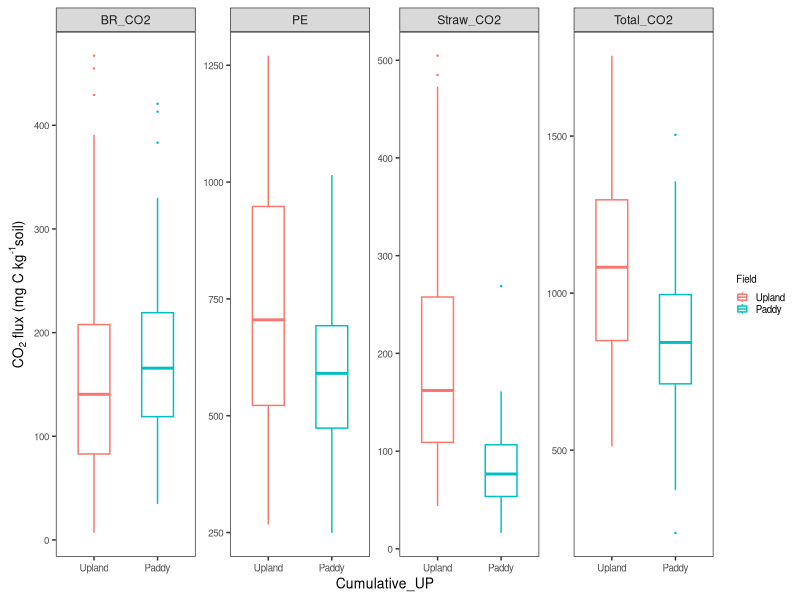
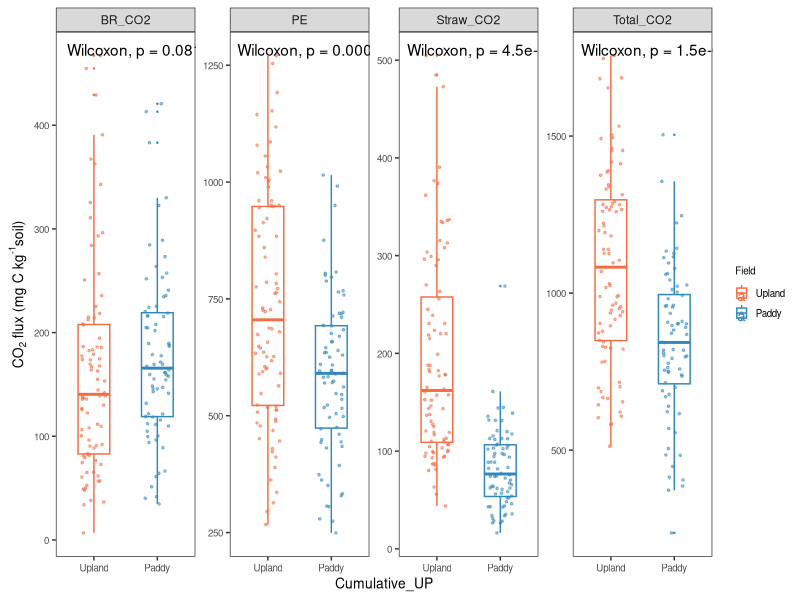
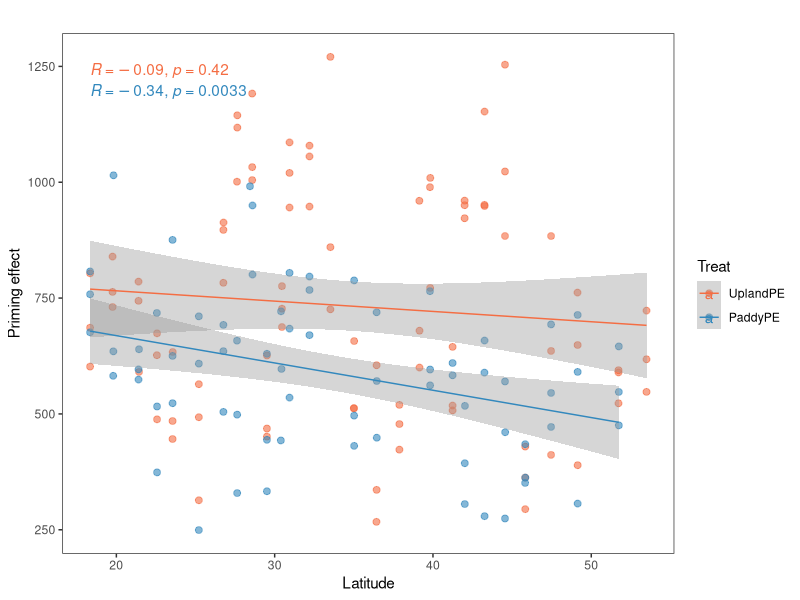
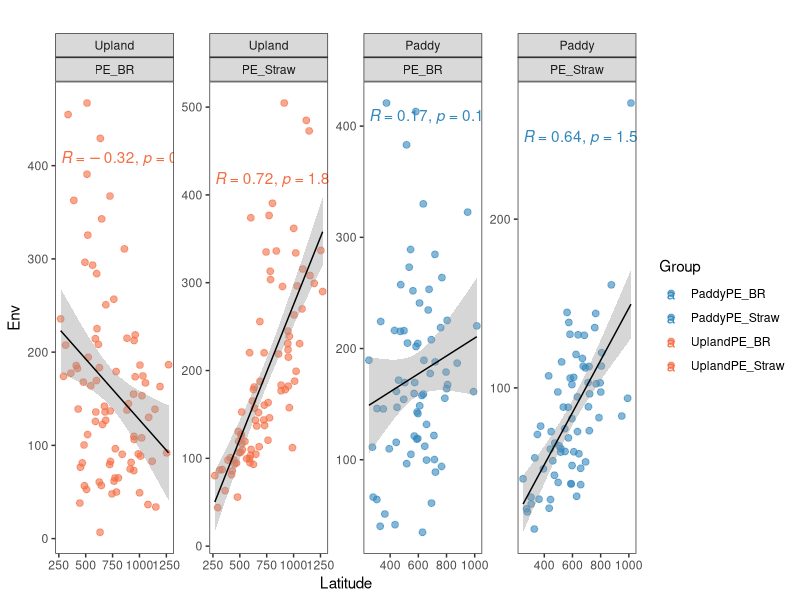
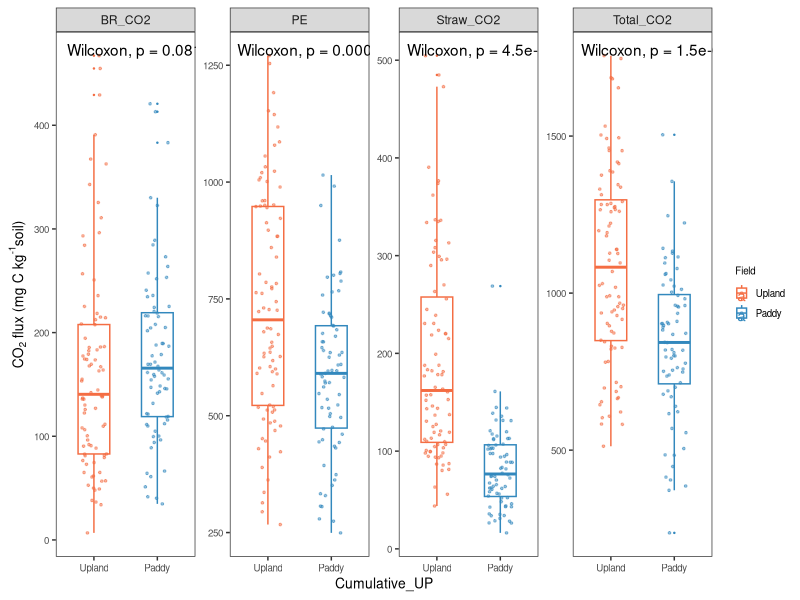
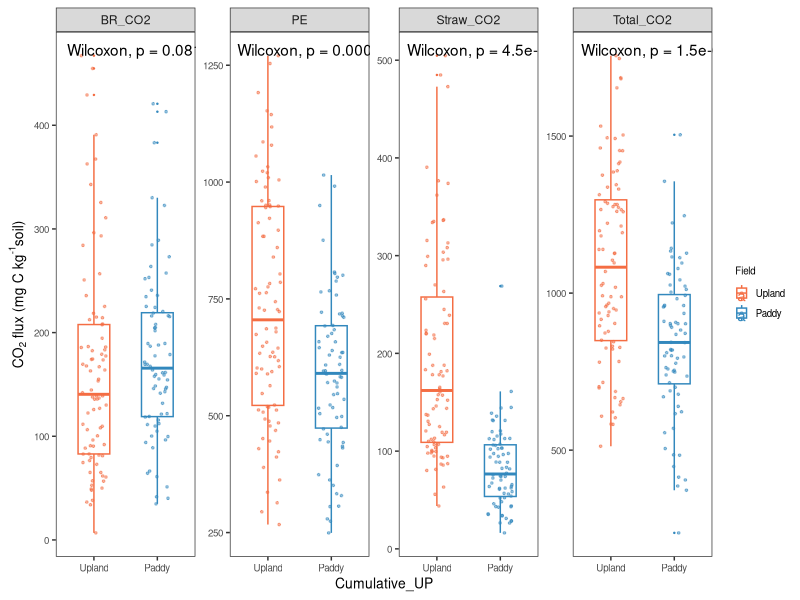
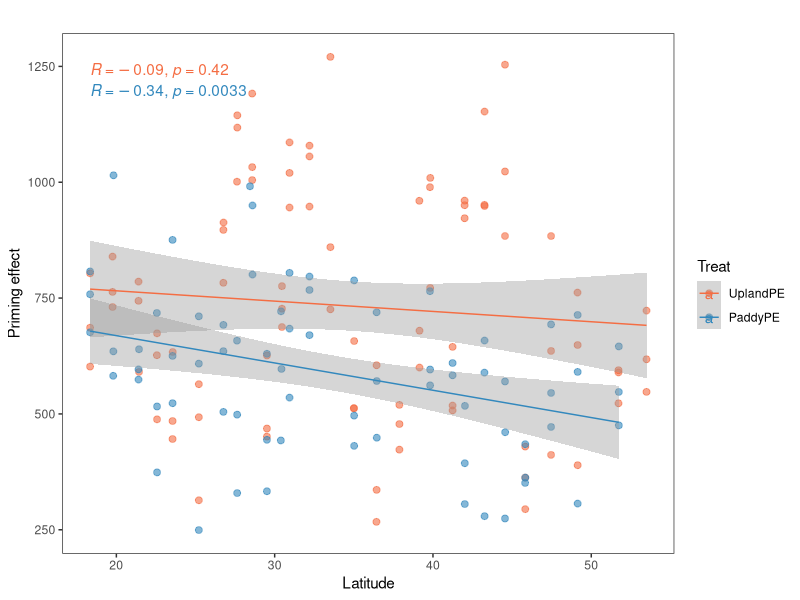
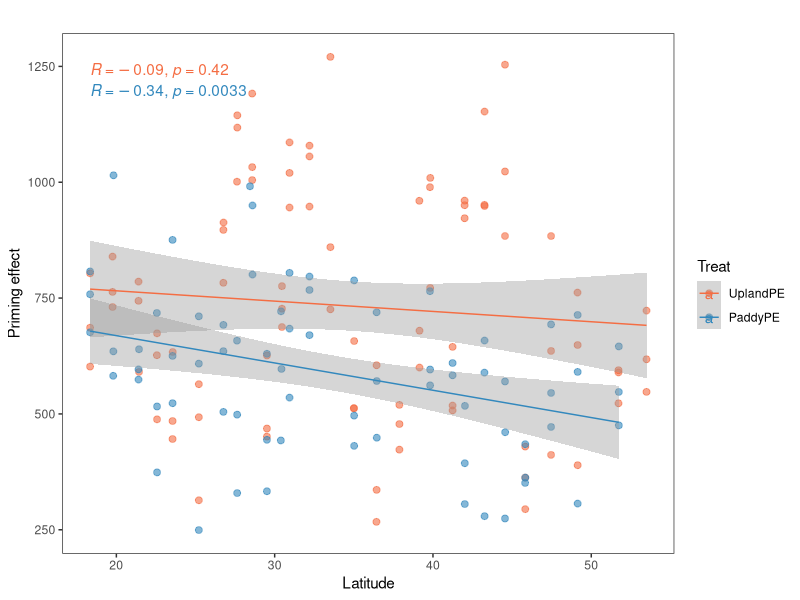

Generate these figures, in order, with R:
## ---- chunk 1
library(ggplot2)
library(ggpubr)

#data
data = read.table("Cumulative_UP.csv",header = T, row.names=1,sep = ",")
Field=factor(data$Fieldtype,levels = c("Upland","Paddy"))

group="Cumulative_UP"
p0 <- ggplot(data, aes(x=Field, y=Values,color=Field)) + geom_boxplot(width=0.5,outlier.size = 0.2)+
  theme(panel.background = element_rect(colour = "black"))+theme_bw()+theme(legend.title=element_text(size=7),legend.text=element_text(size=7))+
  theme(legend.position='right',legend.key.size = unit(0.3,'cm'))+
  theme(panel.grid.major =  element_line(size=0.1),panel.grid.minor = element_line(size = 0.1))+
  theme(axis.title.y= element_text(size=10))+theme(axis.title.x = element_text(size = 10))+
  theme(axis.text.x = element_text(size = 7),axis.text.y = element_text(size = 7))+
  xlab(paste0(group))+ ylab(expression(paste("CO"["2"], " flux", " (mg"," C"," kg"^"-1","soil)"),color="black"))+facet_wrap( ~ Group, scales="free", ncol=4)+theme(panel.grid.major=element_blank(),panel.grid.minor=element_blank())
p0
p <- p0+geom_jitter(width = 0.2,aes(color=Field),size=0.6,alpha=0.5)+
  scale_fill_manual(values=c("white", "white"))+
  scale_color_manual(values=c("#F46D43","#3288BD"))+stat_compare_means(method="wilcox.test")
p

width=180
height = 70
ggsave(paste0("",group,".pdf"), p, width = width, height = height, units = "mm")
ggsave(paste0("",group,".JPEG"), p, width = width, height = height, units = "mm")
## ---- chunk 2
library(ggplot2)
library(ggpubr)
data = read.csv("Cumulative_latitude_PE.csv",header = T,row.names=1,sep = ",")

Treat=factor(data$Treatment,levels = c("UplandPE","PaddyPE"))
group="Cumulative_latitude_PE"
p=ggplot(data, aes(x = Latitude, y = Values_day60,color=Treat)) +
geom_point(aes(color=Treat),size=2,alpha=0.6) +
geom_smooth(aes(color=Treat),method="lm",size=0.5) +
labs(title = '',x = 'Latitude', y = 'Priming effect')+
  theme_bw()+
  theme(panel.grid.major=element_blank(),panel.grid.minor=element_blank())+
  ggpubr::stat_cor(method = "pearson")+scale_color_manual(values=c("#F46D43","#3288BD"))
p

width = 120
height = 90
ggsave(paste0("",group,".JPEG"), p, width = width, height = height, units = "mm")
ggsave(paste0("",group,".pdf"), p, width = width, height = height, units = "mm")
## ---- chunk 3
library(ggplot2)
library(ggpubr)

data = read.csv("Cumulative_pairs.csv",header = T,row.names=1,sep = ",")

group="Cumulative_pairs"
data$Fieldtype<-factor(data$Fieldtype,levels=c("Upland", "Paddy"), labels = c("Upland", "Paddy"))

p=ggplot(data, aes(x = PE, y = Straw_BR,color=Group)) +
geom_point(aes(color=Group),size=2,alpha=0.6) +
geom_smooth(color="black",method="lm",size=0.5) +
labs(title = '',x = 'Latitude', y = 'Env')+
  theme_bw()+
  theme(panel.grid.major=element_blank(),panel.grid.minor=element_blank())+
  ggpubr::stat_cor(method = "pearson")+scale_color_manual(values=c("#3288BD","#3288BD","#F46D43","#F46D43"))+
  facet_wrap( ~ Fieldtype+Pairs, scales="free", ncol=4,nrow=1)
p

width = 350
height = 90
ggsave(paste0("",group,".JPEG"), p, width = width, height = height, units = "mm")
ggsave(paste0("",group,".pdf"), p, width = width, height = height, units = "mm")
